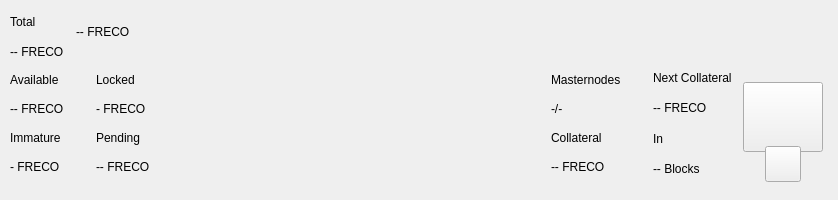
<?xml version="1.0" encoding="UTF-8"?>
<ui version="4.0">
 <class>TopBar</class>
 <widget class="QWidget" name="TopBar">
  <property name="geometry">
   <rect>
    <x>0</x>
    <y>0</y>
    <width>838</width>
    <height>200</height>
   </rect>
  </property>
  <property name="minimumSize">
   <size>
    <width>0</width>
    <height>200</height>
   </size>
  </property>
  <property name="maximumSize">
   <size>
    <width>16777215</width>
    <height>200</height>
   </size>
  </property>
  <property name="windowTitle">
   <string>Form</string>
  </property>
  <layout class="QVBoxLayout" name="verticalLayout_10" stretch="0">
   <property name="spacing">
    <number>0</number>
   </property>
   <property name="leftMargin">
    <number>0</number>
   </property>
   <property name="topMargin">
    <number>0</number>
   </property>
   <property name="rightMargin">
    <number>0</number>
   </property>
   <property name="bottomMargin">
    <number>0</number>
   </property>
   <item>
    <widget class="PFBorderImage" name="containerTop">
     <layout class="QVBoxLayout" name="verticalLayout_11">
      <property name="spacing">
       <number>0</number>
      </property>
      <property name="leftMargin">
       <number>0</number>
      </property>
      <property name="topMargin">
       <number>0</number>
      </property>
      <property name="rightMargin">
       <number>0</number>
      </property>
      <property name="bottomMargin">
       <number>0</number>
      </property>
      <item>
       <widget class="QWidget" name="top_container_2" native="true">
        <property name="minimumSize">
         <size>
          <width>0</width>
          <height>65</height>
         </size>
        </property>
        <layout class="QHBoxLayout" name="top_container">
         <property name="spacing">
          <number>0</number>
         </property>
         <property name="leftMargin">
          <number>10</number>
         </property>
         <property name="topMargin">
          <number>0</number>
         </property>
         <property name="rightMargin">
          <number>10</number>
         </property>
         <property name="bottomMargin">
          <number>0</number>
         </property>
         <item>
          <layout class="QHBoxLayout" name="horizontalLayout_4">
           <property name="spacing">
            <number>12</number>
           </property>
           <property name="rightMargin">
            <number>0</number>
           </property>
           <item>
            <widget class="QWidget" name="widgetAmount" native="true">
             <layout class="QVBoxLayout" name="verticalLayout_2">
              <property name="spacing">
               <number>2</number>
              </property>
              <property name="leftMargin">
               <number>0</number>
              </property>
              <property name="topMargin">
               <number>8</number>
              </property>
              <property name="rightMargin">
               <number>0</number>
              </property>
              <property name="bottomMargin">
               <number>0</number>
              </property>
              <item>
               <widget class="QLabel" name="labelTitle1">
                <property name="text">
                 <string>Total</string>
                </property>
               </widget>
              </item>
              <item>
               <widget class="QLabel" name="labelAmountPiv">
                <property name="text">
                 <string notr="true">-- FRECO</string>
                </property>
               </widget>
              </item>
             </layout>
            </widget>
           </item>
           <item alignment="Qt::AlignVCenter">
            <widget class="QWidget" name="widgetTopAmount" native="true">
             <property name="sizePolicy">
              <sizepolicy hsizetype="Preferred" vsizetype="Maximum">
               <horstretch>0</horstretch>
               <verstretch>0</verstretch>
              </sizepolicy>
             </property>
             <layout class="QHBoxLayout" name="horizontalLayout_5">
              <property name="spacing">
               <number>0</number>
              </property>
              <property name="leftMargin">
               <number>0</number>
              </property>
              <property name="topMargin">
               <number>0</number>
              </property>
              <property name="rightMargin">
               <number>0</number>
              </property>
              <property name="bottomMargin">
               <number>0</number>
              </property>
              <item alignment="Qt::AlignTop">
               <widget class="QLabel" name="labelAmountTopPiv">
                <property name="minimumSize">
                 <size>
                  <width>0</width>
                  <height>36</height>
                 </size>
                </property>
                <property name="styleSheet">
                 <string notr="true">padding:0px;margin:0px;</string>
                </property>
                <property name="text">
                 <string notr="true">-- FRECO</string>
                </property>
               </widget>
              </item>
             </layout>
            </widget>
           </item>
           <item>
            <spacer name="horizontalSpacer">
             <property name="orientation">
              <enum>Qt::Horizontal</enum>
             </property>
             <property name="sizeHint" stdset="0">
              <size>
               <width>40</width>
               <height>20</height>
              </size>
             </property>
            </spacer>
           </item>
           <item alignment="Qt::AlignRight">
            <widget class="QWidget" name="layoutSync" native="true">
             <property name="minimumSize">
              <size>
               <width>0</width>
               <height>36</height>
              </size>
             </property>
             <property name="maximumSize">
              <size>
               <width>16777215</width>
               <height>36</height>
              </size>
             </property>
             <layout class="QVBoxLayout" name="verticalLayout_9">
              <property name="leftMargin">
               <number>0</number>
              </property>
              <property name="topMargin">
               <number>0</number>
              </property>
              <property name="rightMargin">
               <number>0</number>
              </property>
              <property name="bottomMargin">
               <number>0</number>
              </property>
              <item>
               <widget class="ExpandableButton" name="pushButtonSync" native="true">
                <property name="minimumSize">
                 <size>
                  <width>36</width>
                  <height>36</height>
                 </size>
                </property>
                <property name="maximumSize">
                 <size>
                  <width>16777215</width>
                  <height>36</height>
                 </size>
                </property>
               </widget>
              </item>
             </layout>
            </widget>
           </item>
           <item>
            <widget class="ExpandableButton" name="pushButtonHDUpgrade" native="true">
             <property name="minimumSize">
              <size>
               <width>36</width>
               <height>36</height>
              </size>
             </property>
             <property name="maximumSize">
              <size>
               <width>16777215</width>
               <height>36</height>
              </size>
             </property>
            </widget>
           </item>
           <item>
            <widget class="ExpandableButton" name="pushButtonStack" native="true">
             <property name="minimumSize">
              <size>
               <width>36</width>
               <height>36</height>
              </size>
             </property>
             <property name="maximumSize">
              <size>
               <width>16777215</width>
               <height>36</height>
              </size>
             </property>
            </widget>
           </item>
           <item>
            <widget class="ExpandableButton" name="pushButtonConf" native="true">
             <property name="minimumSize">
              <size>
               <width>36</width>
               <height>36</height>
              </size>
             </property>
             <property name="maximumSize">
              <size>
               <width>16777215</width>
               <height>36</height>
              </size>
             </property>
            </widget>
           </item>
           <item>
            <widget class="ExpandableButton" name="pushButtonMasternodes" native="true">
             <property name="minimumSize">
              <size>
               <width>36</width>
               <height>36</height>
              </size>
             </property>
             <property name="maximumSize">
              <size>
               <width>16777215</width>
               <height>36</height>
              </size>
             </property>
            </widget>
           </item>
           <item>
            <widget class="ExpandableButton" name="pushButtonConsole" native="true">
             <property name="minimumSize">
              <size>
               <width>36</width>
               <height>36</height>
              </size>
             </property>
             <property name="maximumSize">
              <size>
               <width>16777215</width>
               <height>36</height>
              </size>
             </property>
            </widget>
           </item>
           <item>
            <widget class="ExpandableButton" name="pushButtonConnection" native="true">
             <property name="minimumSize">
              <size>
               <width>36</width>
               <height>36</height>
              </size>
             </property>
             <property name="maximumSize">
              <size>
               <width>16777215</width>
               <height>36</height>
              </size>
             </property>
            </widget>
           </item>
           <item>
            <widget class="ExpandableButton" name="pushButtonTor" native="true">
             <property name="minimumSize">
              <size>
               <width>36</width>
               <height>36</height>
              </size>
             </property>
             <property name="maximumSize">
              <size>
               <width>16777215</width>
               <height>36</height>
              </size>
             </property>
            </widget>
           </item>
           <item>
            <widget class="ExpandableButton" name="pushButtonLock" native="true">
             <property name="sizePolicy">
              <sizepolicy hsizetype="Expanding" vsizetype="Expanding">
               <horstretch>0</horstretch>
               <verstretch>0</verstretch>
              </sizepolicy>
             </property>
             <property name="minimumSize">
              <size>
               <width>36</width>
               <height>0</height>
              </size>
             </property>
             <property name="maximumSize">
              <size>
               <width>16777215</width>
               <height>36</height>
              </size>
             </property>
            </widget>
           </item>
           <item>
            <widget class="ExpandableButton" name="pushButtonTheme" native="true">
             <property name="minimumSize">
              <size>
               <width>36</width>
               <height>36</height>
              </size>
             </property>
             <property name="maximumSize">
              <size>
               <width>16777215</width>
               <height>36</height>
              </size>
             </property>
            </widget>
           </item>
          </layout>
         </item>
        </layout>
       </widget>
      </item>
      <item>
       <widget class="QWidget" name="bottom_container" native="true">
        <property name="minimumSize">
         <size>
          <width>0</width>
          <height>135</height>
         </size>
        </property>
        <layout class="QHBoxLayout" name="botton_container">
         <property name="leftMargin">
          <number>10</number>
         </property>
         <property name="topMargin">
          <number>0</number>
         </property>
         <property name="rightMargin">
          <number>10</number>
         </property>
         <property name="bottomMargin">
          <number>10</number>
         </property>
         <item>
          <layout class="QHBoxLayout" name="horizontalLayout_3">
           <property name="spacing">
            <number>0</number>
           </property>
           <property name="bottomMargin">
            <number>9</number>
           </property>
           <item>
            <layout class="QVBoxLayout" name="verticalLayout_7">
             <property name="spacing">
              <number>0</number>
             </property>
             <property name="leftMargin">
              <number>0</number>
             </property>
             <property name="rightMargin">
              <number>0</number>
             </property>
             <item>
              <layout class="QHBoxLayout" name="horizontalLayout_2">
               <property name="spacing">
                <number>0</number>
               </property>
               <item>
                <layout class="QVBoxLayout" name="verticalLayout_6">
                 <item>
                  <widget class="QLabel" name="labelTitle5">
                   <property name="text">
                    <string>Available</string>
                   </property>
                  </widget>
                 </item>
                 <item>
                  <widget class="QLabel" name="labelAvailablePiv">
                   <property name="text">
                    <string>-- FRECO</string>
                   </property>
                  </widget>
                 </item>
                 <item>
                  <widget class="QLabel" name="labelTitle4">
                   <property name="text">
                    <string>Immature</string>
                   </property>
                  </widget>
                 </item>
                 <item>
                  <widget class="QLabel" name="labelImmaturePiv">
                   <property name="text">
                    <string notr="true">- FRECO</string>
                   </property>
                  </widget>
                 </item>
                </layout>
               </item>
               <item>
                <layout class="QVBoxLayout" name="verticalLayout_8">
                 <property name="leftMargin">
                  <number>32</number>
                 </property>
                 <item>
                  <widget class="QLabel" name="labelTitle6">
                   <property name="text">
                    <string>Locked</string>
                   </property>
                  </widget>
                 </item>
                 <item>
                  <widget class="QLabel" name="labelLockedPiv">
                   <property name="text">
                    <string>- FRECO</string>
                   </property>
                  </widget>
                 </item>
                 <item>
                  <widget class="QLabel" name="labelTitle3">
                   <property name="text">
                    <string>Pending</string>
                   </property>
                  </widget>
                 </item>
                 <item>
                  <widget class="QLabel" name="labelPendingPiv">
                   <property name="text">
                    <string notr="true">-- FRECO</string>
                   </property>
                  </widget>
                 </item>
                </layout>
               </item>
              </layout>
             </item>
            </layout>
           </item>
          </layout>
         </item>
         <item>
          <spacer name="horizontalSpacer_2">
           <property name="orientation">
            <enum>Qt::Horizontal</enum>
           </property>
           <property name="sizeHint" stdset="0">
            <size>
             <width>40</width>
             <height>20</height>
            </size>
           </property>
          </spacer>
         </item>
         <item>
          <layout class="QHBoxLayout" name="horizontalLayout_6">
           <property name="spacing">
            <number>0</number>
           </property>
           <property name="rightMargin">
            <number>0</number>
           </property>
           <property name="bottomMargin">
            <number>9</number>
           </property>
           <item>
            <layout class="QVBoxLayout" name="verticalLayout_5">
             <item>
              <widget class="QLabel" name="labelMasternodesTitle">
               <property name="text">
                <string>Masternodes</string>
               </property>
              </widget>
             </item>
             <item>
              <widget class="QLabel" name="labelMasternodeCount">
               <property name="text">
                <string>-/-</string>
               </property>
              </widget>
             </item>
             <item>
              <widget class="QLabel" name="labelTitle8">
               <property name="text">
                <string>Collateral</string>
               </property>
              </widget>
             </item>
             <item>
              <widget class="QLabel" name="labelCollateralPiv">
               <property name="text">
                <string notr="true">-- FRECO</string>
               </property>
              </widget>
             </item>
            </layout>
           </item>
           <item>
            <widget class="QWidget" name="widgetNextCollateral" native="true">
             <layout class="QVBoxLayout" name="verticalLayout_12">
              <property name="leftMargin">
               <number>32</number>
              </property>
              <property name="topMargin">
               <number>0</number>
              </property>
              <property name="rightMargin">
               <number>0</number>
              </property>
              <property name="bottomMargin">
               <number>0</number>
              </property>
              <item>
               <widget class="QLabel" name="labelNextMasternodesTitle">
                <property name="text">
                 <string>Next Collateral</string>
                </property>
               </widget>
              </item>
              <item>
               <widget class="QLabel" name="labelNextCollateralValue">
                <property name="text">
                 <string>-- FRECO</string>
                </property>
               </widget>
              </item>
              <item>
               <widget class="QLabel" name="labelTitle9">
                <property name="text">
                 <string>In</string>
                </property>
               </widget>
              </item>
              <item>
               <widget class="QLabel" name="labelNextCollateralBlocks">
                <property name="text">
                 <string notr="true">-- Blocks</string>
                </property>
               </widget>
              </item>
             </layout>
            </widget>
           </item>
          </layout>
         </item>
         <item>
          <widget class="QWidget" name="qrContainer" native="true">
           <property name="sizePolicy">
            <sizepolicy hsizetype="Preferred" vsizetype="Minimum">
             <horstretch>0</horstretch>
             <verstretch>0</verstretch>
            </sizepolicy>
           </property>
           <property name="minimumSize">
            <size>
             <width>90</width>
             <height>110</height>
            </size>
           </property>
           <property name="maximumSize">
            <size>
             <width>90</width>
             <height>110</height>
            </size>
           </property>
           <layout class="QVBoxLayout" name="containerQR">
            <property name="spacing">
             <number>0</number>
            </property>
            <property name="leftMargin">
             <number>5</number>
            </property>
            <property name="topMargin">
             <number>10</number>
            </property>
            <property name="rightMargin">
             <number>5</number>
            </property>
            <property name="bottomMargin">
             <number>0</number>
            </property>
            <item>
             <widget class="QPushButton" name="btnQr">
              <property name="minimumSize">
               <size>
                <width>70</width>
                <height>70</height>
               </size>
              </property>
              <property name="maximumSize">
               <size>
                <width>16777215</width>
                <height>70</height>
               </size>
              </property>
              <property name="focusPolicy">
               <enum>Qt::NoFocus</enum>
              </property>
              <property name="text">
               <string/>
              </property>
              <property name="iconSize">
               <size>
                <width>70</width>
                <height>70</height>
               </size>
              </property>
             </widget>
            </item>
            <item>
             <spacer name="verticalSpacer">
              <property name="orientation">
               <enum>Qt::Vertical</enum>
              </property>
              <property name="sizeType">
               <enum>QSizePolicy::Fixed</enum>
              </property>
              <property name="sizeHint" stdset="0">
               <size>
                <width>20</width>
                <height>20</height>
               </size>
              </property>
             </spacer>
            </item>
            <item alignment="Qt::AlignHCenter|Qt::AlignBottom">
             <widget class="QPushButton" name="pushButtonQR">
              <property name="minimumSize">
               <size>
                <width>36</width>
                <height>36</height>
               </size>
              </property>
              <property name="maximumSize">
               <size>
                <width>36</width>
                <height>36</height>
               </size>
              </property>
              <property name="focusPolicy">
               <enum>Qt::NoFocus</enum>
              </property>
              <property name="text">
               <string/>
              </property>
             </widget>
            </item>
           </layout>
          </widget>
         </item>
        </layout>
       </widget>
      </item>
     </layout>
    </widget>
   </item>
  </layout>
 </widget>
 <customwidgets>
  <customwidget>
   <class>PFBorderImage</class>
   <extends>QFrame</extends>
   <header>qt/pivx/pfborderimage.h</header>
   <container>1</container>
  </customwidget>
  <customwidget>
   <class>ExpandableButton</class>
   <extends>QWidget</extends>
   <header>qt/pivx/expandablebutton.h</header>
   <container>1</container>
  </customwidget>
 </customwidgets>
 <resources/>
 <connections/>
</ui>
